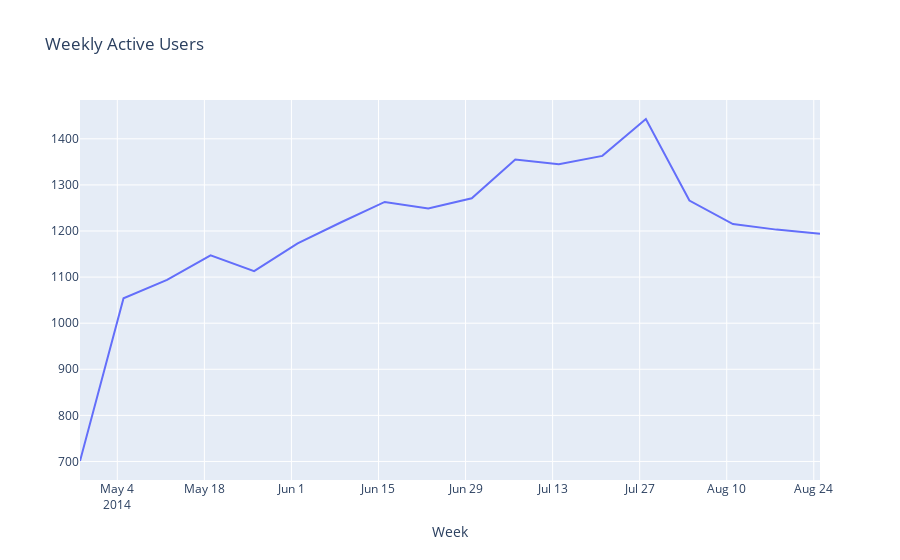

The notebook cell this image was saved under:
### Code cell
date = weekly_active_users['week']
count_users = weekly_active_users['weekly_active_users']

fig = go.Figure()
fig.add_trace(go.Scatter(x=date, y=count_users,mode='lines',name='number of users'))

fig.update_layout(title='Weekly Active Users',xaxis_title='Week')

fig.write_html('Figures/Weekly_Active_Users.html')
fig.show()

### Figure 1 — Plotly figure (JSON) as saved in the notebook; plotly's stock layout.template omitted (floating-point values rounded to 4 significant figures)
{"data": [{"mode": "lines", "name": "number of users", "type": "scatter", "x": ["2014-04-28", "2014-05-05", "2014-05-12", "2014-05-19", "2014-05-26", "2014-06-02", "2014-06-09", "2014-06-16", "2014-06-23", "2014-06-30", "2014-07-07", "2014-07-14", "2014-07-21", "2014-07-28", "2014-08-04", "2014-08-11", "2014-08-18", "2014-08-25"], "y": [701, 1054, 1094, 1147, 1113, 1173, 1219, 1263, 1249, 1271, 1355, 1345, 1363, 1443, 1266, 1215, 1203, 1194]}], "layout": {"autosize": true, "title": {"text": "Weekly Active Users"}, "xaxis": {"autorange": true, "range": ["2014-04-28", "2014-08-25"], "title": {"text": "Week"}, "type": "date"}, "yaxis": {"autorange": true, "range": [659.8, 1484.0], "type": "linear"}}}
